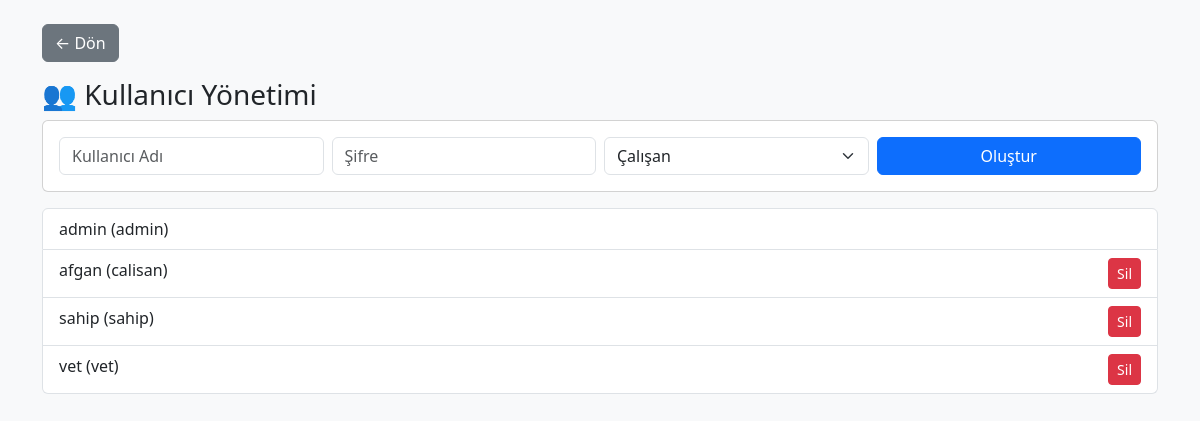
The app's page /admin/users (signed in) with its own data.
### app.py (models this page shows)
class User(UserMixin, db.Model):
    id = db.Column(db.Integer, primary_key=True)
    username = db.Column(db.String(100), unique=True)
    password = db.Column(db.String(100))
    role = db.Column(db.String(20)) # admin, sahip, vet, calisan

### app.py (the view, shortened to what this page needs)
@app.route('/admin/users', methods=['GET', 'POST'])
@login_required
def admin_users():
    if current_user.role != 'admin': return "Yetkisiz", 403
    return render_template('admin_users.html', users=User.query.all())

### app.py (called while the page is built)
@login_manager.user_loader
def load_user(user_id):
    return User.query.get(int(user_id))

### templates/admin_users.html
<!DOCTYPE html>
<html><head><title>Admin</title><link href="https://cdn.jsdelivr.net/npm/bootstrap@5.3.0/dist/css/bootstrap.min.css" rel="stylesheet"></head>
<body class="bg-light p-4"><div class="container">
    <a href="/dashboard" class="btn btn-secondary mb-3">&larr; Dön</a>
    <h3>👥 Kullanıcı Yönetimi</h3>
    <div class="card mb-3 p-3">
        <form method="POST" class="row g-2">
            <div class="col-3"><input type="text" name="username" class="form-control" placeholder="Kullanıcı Adı" required></div>
            <div class="col-3"><input type="text" name="password" class="form-control" placeholder="Şifre" required></div>
            <div class="col-3"><select name="role" class="form-select"><option value="calisan">Çalışan</option><option value="vet">Veteriner</option><option value="sahip">Sahip</option><option value="admin">Admin</option></select></div>
            <div class="col-3"><button class="btn btn-primary w-100">Oluştur</button></div>
        </form>
    </div>
    <ul class="list-group">
        {% for u in users %}
        <li class="list-group-item d-flex justify-content-between">{{ u.username }} ({{ u.role }})
            {% if u.username != 'admin' %}<form method="POST" style="display:inline;"><input type="hidden" name="sil_id" value="{{ u.id }}"><button class="btn btn-danger btn-sm">Sil</button></form>{% endif %}
        </li>
        {% endfor %}
    </ul>
</div></body></html>

### records on screen
User: username "admin", role "admin"
User: username "afgan", role "calisan"
User: username "sahip", role "sahip"
User: username "vet", role "vet"
